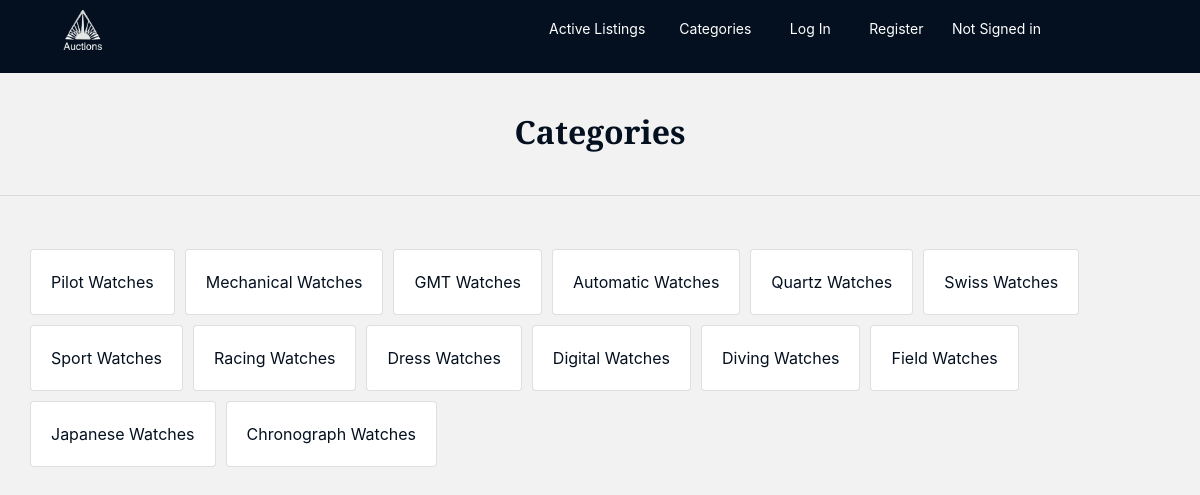
The page /categories on the database its author committed.
### auctions/models.py (models this page shows)
class Category(models.Model):
    type = models.CharField(max_length=64)
    def __str__(self):
        return self.type

### auctions/views.py (the view)
# urls.py: path("categories", views.categories, name="categories"),
def categories(request):
    return render(request, "auctions/categories.html", {
        "categories": Category.objects.all()
    })

### auctions/templates/auctions/categories.html
{% extends "auctions/layout.html" %}
{% block head %}
    <h2>Categories</h2>
{%  endblock %}
{% block body %}
 <div class="row mt-5">
     {%  for category in categories %}
         <div class="card">
            <div class="card-body">
                 <a href="{%  url 'categoryIndex' category.type%}">{{ category }}</a>
             </div>
         </div>
    {% endfor %}
 </div>
{% endblock %}

### auctions/templates/auctions/layout.html (shortened to what this page needs)
{% load static %}
<!DOCTYPE html>
<html lang="en">
    <head>
        <link rel="stylesheet" href="https://stackpath.bootstrapcdn.com/bootstrap/4.4.1/css/bootstrap.min.css">
        <link href="{% static 'auctions/styles.css' %}" rel="stylesheet">
    </head>
    <body>
   <div class="top">
 	<div class="container">
 		<div class="row">
 			<div class="col-md-3" id="logo"> <a href="{% url 'index' %}"><img src="{% static 'auctions/l.png' %}" alt=""></a></div>
            <div class="col-md-1"></div>
 			<div class="col-md-8">
 				<ul class="navigation">
                   <li><a href="{% url 'index' %}">Active Listings</a>
                   <li><a href="{% url 'categories' %}">Categories</a></li>
                     {% if user.is_authenticated %}
 				   <li><a href="{% url 'newListing' %}">Add Listing</a></li>
                   <li><a href="{% url 'watchlist' %}">Watchlist</a></li>
 				   <li><a href="{% url 'logout' %}">Log Out</a></li>
                     {% else %}
 				   <li><a href="{% url 'login' %}">Log In</a></li>
 				   <li><a href="{% url 'register' %}">Register</a></li>
                    {% endif %}
                   {% if user.is_authenticated %}
                   <li>
                        Signed in as <strong>{{ user.username }}</strong>.
                   </li>
                {% else %}
                    <li>
                        Not Signed in
                   </li>
                {% endif %}
                </ul>
 			</div>
 		</div>
 	</div>
 </div>
        <div class="page">
            <div class="container">
                <div class="row">
                    <div class="col-md-12">
                          {% block head %}
                         {% endblock %}
                    </div>
                </div>
            </div>
         </div>
   <hr>
        <div class="content">
        {% block body %}
        {% endblock %}</div>
    </body>
</html>

### auctions/static/auctions/styles.css (style rules this page uses)
body { background-color: #F2F2F2; }
.content { margin: 40px; }
.card { margin:5px; }
.top { background-color:#04101F; padding: 3px; }
.navigation { list-style: none; text-align: center; padding: 10px; }
.navigation li { display: inline-block; margin: 5px 12px; }
.top img { width: 60px; padding: 2px; margin: 5px 10px; }
.navigation a, li { color:#ffffff; font-size: 14px; margin-left: 10px; }
.page { padding: 40px 40px 20px 40px; background-color: #F2F2F2; text-align: center; }
.page h2, .card a { color:#04101F; }
h2, h6,h5 { font-family: 'Arvo'; font-weight: bold; }

### rows shown on the page
Category: type "Pilot Watches"
Category: type "Mechanical Watches"
Category: type "GMT Watches"
Category: type "Automatic Watches"
Category: type "Quartz Watches"
Category: type "Swiss Watches"
Category: type "Sport Watches"
Category: type "Racing Watches"
Category: type "Dress Watches"
Category: type "Digital Watches"
Category: type "Diving Watches"
Category: type "Field Watches"
Category: type "Japanese Watches"
Category: type "Chronograph Watches"
